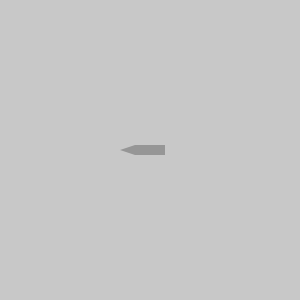
Frame 1 (no input)
Frame 60 (the mouse pressed at the canvas centre just before this capture): identical to frame 1, image omitted
Frame 120 (the mouse held since frame 60 and released just before this capture): identical to frame 1, image omitted

The Processing sketch that drew this single still picture (run headless with seeded random() and noise(); from frame 60 on, the mouse is pressed at the canvas centre):

// Processing sketch: triangle_rect
// ── triangle_rect.pde


void setup(){ 
  size(300, 300);
}

void draw() {
  background(200);
  translate(width/2, height/2);
  rectMode(CENTER);
  fill(150);
  noStroke();
  rect(0, 0, 30, 10);
  triangle(-30, 0, -15, -5, -15, 5);
  
}
